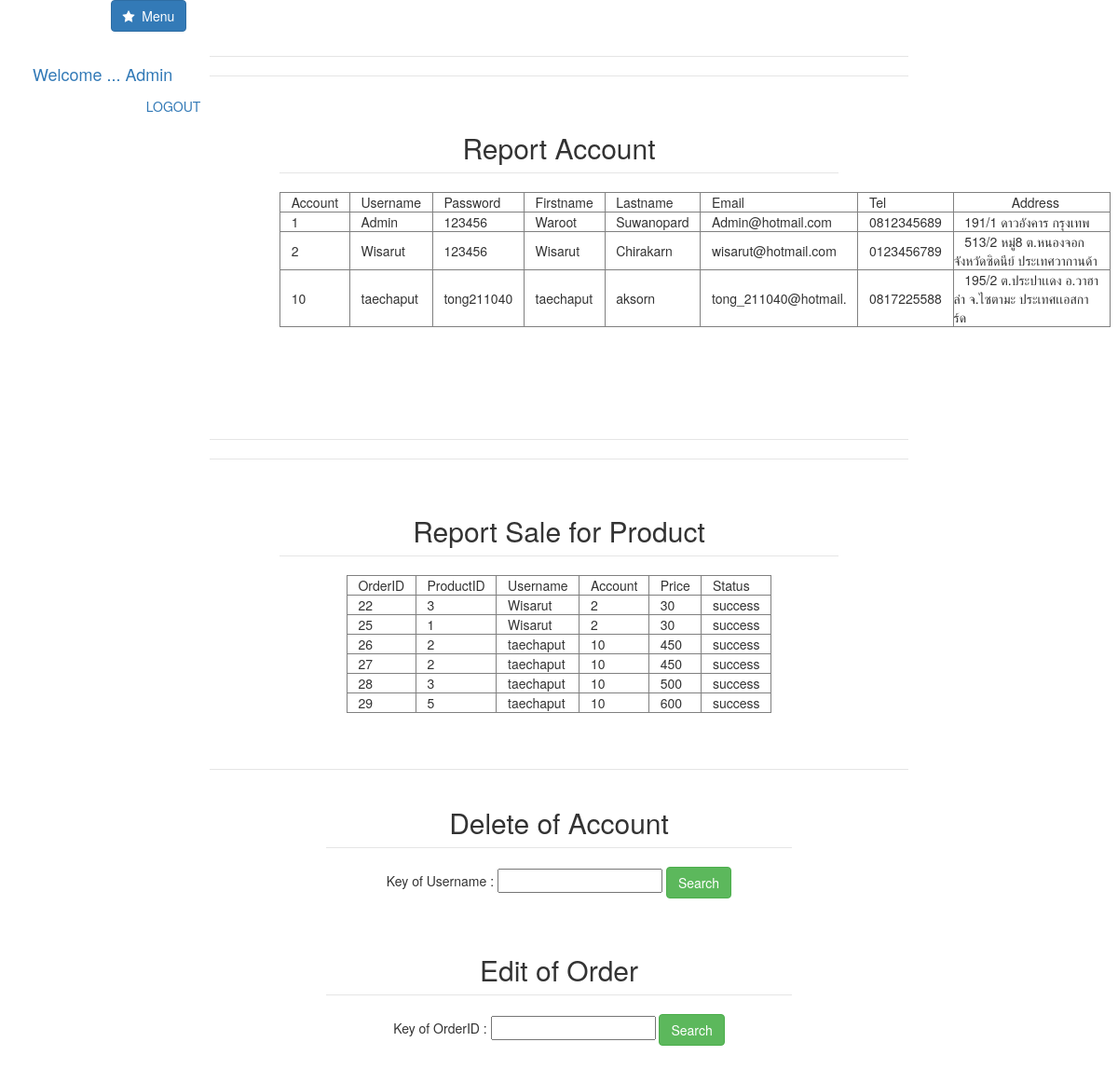
The page /scss/admin.php (signed in) on the database its author committed.
### tables this page shows
CREATE TABLE `account` (
  `Account` int(10) NOT NULL,
  `Username` char(20) NOT NULL,
  `Password` char(20) NOT NULL,
  `Firstname` char(20) NOT NULL,
  `Lastname` char(20) NOT NULL,
  `Email` char(20) NOT NULL,
  `Tel` varchar(20) NOT NULL,
  `Address` varchar(200) NOT NULL
);

CREATE TABLE `selllist` (
  `OrderID` int(20) NOT NULL,
  `ProductID` int(20) DEFAULT NULL,
  `Username` char(30) DEFAULT NULL,
  `Account` int(20) DEFAULT NULL,
  `Price` int(20) DEFAULT NULL,
  `Status` char(30) DEFAULT NULL
);

### scss/admin.php (the view, shortened to what this page needs)
<!DOCTYPE html>
<html lang="en">
<head>
    <link href="vendor/bootstrap/css/bootstrap.min.css" rel="stylesheet">
    <link href="vendor/font-awesome/css/font-awesome.min.css" rel="stylesheet" type="text/css">
    <nav class="navbar navbar-custom navbar-fixed-top" role="navigation">
        <div class="container">
            <div class="navbar-header">
                <div align="right">
                <div class="card-body">
                                        <button type="button" class="btn btn-primary">
                                            <i class="fa fa-star"></i>&nbsp; Menu</button>
                  <br>
                  <br>
                  <a class="navbar-brand page-scroll" href="#page-top">
                    <i class="fa  fa-user-o"></i> <span class="light">
                      <?php
                      if($_SESSION['Uuser']=='')
                      {
                        header("location:error2.php");
                      }
                      else
                      {
                        echo " Welcome ... ". $_SESSION["Uuser"];
                      }
                       ?>
                    </span>
                  </a></div>
            </div>
                <div class="collapse navbar-collapse navbar-right navbar-main-collapse">
                    <div align="right">
                      <ul class="nav navbar-nav">
                          <a class="page-scroll" href="signin.php">LOGOUT</a>
                      </ul>
                    </div>
            </div>
        </div>
    </nav>
<br>
<br>
<br>
    <section id="about" class="container content-section text-center">
        <div class="row">
            <div class="col-lg-8 col-lg-offset-2">
                  <legend></legend>
                  <legend></legend>
                <br>
              <center>
              <fieldset style="width:600px;"><legend><b><h2 align="center">Report  Account</h2></b></legend>
                <?php
                          $connect = mysqli_connect("localhost","root","12345678","movie");
                          $sql = 'SELECT * from account';
                          $result = mysqli_query($connect,$sql);
                          if(!$result){
                              echo ('Can not access database');
                          }else{
                            echo '<table border="1" cellpading="5" cellspacing="5">';
                            echo '<tr>';
                            echo '<td>';
                            echo '&nbsp;&nbsp;&nbsp;Account&nbsp;&nbsp;&nbsp;';
                            echo '</td>';
                            echo '<td>';
                            echo '&nbsp;&nbsp;&nbsp;Username&nbsp;&nbsp;&nbsp;';
                            echo '</td>';
                            echo '<td>';
                            echo '&nbsp;&nbsp;&nbsp;Password&nbsp;&nbsp;&nbsp;';
                            echo '</td>';
                            echo '<td>';
                            echo '&nbsp;&nbsp;&nbsp;Firstname&nbsp;&nbsp;&nbsp;';
                            echo '</td>';
                            echo '<td>';
                            echo '&nbsp;&nbsp;&nbsp;Lastname&nbsp;&nbsp;&nbsp;';
                            echo '</td>';
                            echo '<td>';
                            echo '&nbsp;&nbsp;&nbsp;Email&nbsp;&nbsp;&nbsp;';
                            echo '</td>';
                            echo '<td>';
                            echo '&nbsp;&nbsp;&nbsp;Tel&nbsp;&nbsp;&nbsp;';
                            echo '</td>';
							echo '<td>';
							echo '&nbsp;&nbsp;&nbsp;&nbsp;&nbsp;&nbsp;&nbsp;&nbsp;&nbsp;&nbsp;&nbsp;&nbsp;&nbsp;&nbsp;&nbsp;&nbsp;Address&nbsp;&nbsp;&nbsp;&nbsp;&nbsp;&nbsp;&nbsp;&nbsp;&nbsp;&nbsp;&nbsp;&nbsp;&nbsp;&nbsp;';
                            echo '</td>';
                            while($row = mysqli_fetch_assoc($result)){
                                echo '<tr>';
                                      while(list($key,$value) =each($row)){
                                                                        if($value==''){
                                                                          echo '<td>'.'&nbsp;'.'</td>';
                                                                                      }else{
                                                                            echo '<td>&nbsp;&nbsp;&nbsp;'.$value.'&nbsp;&nbsp;&nbsp;</td>';
                                                                                            }
                                                                          }echo '</tr>';
                                                                        }echo '</table>';
                            }
                     ?>
                     </fieldset>
                   </center>
            </div>
        </div>
    </section>
    <br>
    <br>
    <br>
    <br>
    <br>
    <br>
    <section id="contact" class="container content-section text-center">
        <div class="row">
            <div class="col-lg-8 col-lg-offset-2">
              <form name="frmSearch" method="get" action="">
                      <legend></legend>
                      <legend></legend>
                      <br>
                      <center>
                      <fieldset style="width:600px;"><legend><b><h2 align="center">Report  Sale for Product</h2></b></legend>
                        <?php
                                  $connect = mysqli_connect("localhost","root","12345678","movie");
                                  $sql = 'SELECT * from selllist';
                                  $result = mysqli_query($connect,$sql);
                                  if(!$result){
                                      echo ('Can not access database');
                                  }else{
                                    echo '<table border="1" cellpading="5" cellspacing="5" align="center">';
                                    echo '<tr>';
                                    echo '<td>';
                                    echo '&nbsp;&nbsp;&nbsp;OrderID&nbsp;&nbsp;&nbsp;';
                                    echo '</td>';
                                    echo '<td>';
                                    echo '&nbsp;&nbsp;&nbsp;ProductID&nbsp;&nbsp;&nbsp;';
                                    echo '</td>';
                                    echo '<td>';
                                    echo '&nbsp;&nbsp;&nbsp;Username&nbsp;&nbsp;&nbsp;';
                                    echo '</td>';
                                    echo '<td>';
                                    echo '&nbsp;&nbsp;&nbsp;Account&nbsp;&nbsp;&nbsp;';
                                    echo '</td>';
                                    echo '<td>';
                                    echo '&nbsp;&nbsp;&nbsp;Price&nbsp;&nbsp;&nbsp;';
                                    echo '</td>';
                                    echo '<td>';
                                    echo '&nbsp;&nbsp;&nbsp;Status&nbsp;&nbsp;&nbsp;';
                                    echo '</td>';
                                    while($row = mysqli_fetch_assoc($result)){
                                        echo '<tr>';
                                              while(list($key,$value) =each($row)){
                                                                                if($value==''){
                                                                                  echo '<td>'.'&nbsp;'.'</td>';
                                                                                              }else{
                                                                                    echo '<td>&nbsp;&nbsp;&nbsp;'.$value.'&nbsp;&nbsp;&nbsp;</td>';
                                                                                                    }
                                                                                  }echo '</tr>';
                                                                                }echo '</table>';
                                    }
                             ?>
                             </fieldset>
                           </center>
                       </form>
            </div>
        </div>
  </section>
  <br>
  <br>
  <br>
     <section id="contact" class="container content-section text-center">
         <div class="row">
             <div class="col-lg-8 col-lg-offset-2">
                       <legend></legend>
                       <center>
                         <table>
                         <fieldset style="width:500px;"><legend><b><h2 align="center">Delete of Account</h2></b></legend>
                         <form name="frmSearch" method="post" action="search.php">
                         Key of Username :
                         <input type="text" name="search">
                         <input type='submit' value='Search' class="btn btn-success">
                         </fieldset>
                       </table>
             </div>
         </div>
   </section>
   <br>
   <br>
      <section id="contact" class="container content-section text-center">
          <div class="row">
              <div class="col-lg-8 col-lg-offset-2">
                        <center>
                          <table>
                          <fieldset style="width:500px;"><legend><b><h2 align="center">Edit of Order</h2></b></legend>
                          <form name="frmSearch" method="post" action="search2.php">
                          Key of OrderID :
                          <input type="text" name="search">
                          <input type='submit' value='Search' class="btn btn-success">
                          </fieldset>
                        </table>
                        <br>
                        <br>
              </div>
          </div>
    </section>
<body bgcolor="#CCFFFF">
<body bgcolor="rgb(204,255,255)">
</body>
</html>

### rows shown on the page
account: value "1", Username "Admin", value "123456", Firstname "Waroot", Lastname "Suwanopard", Email "Admin@hotmail.com", value "0812345689", Address "191/1 ดาวอังคาร กรุงเทพ"
account: value "2", Username "Wisarut", value "123456", Lastname "Chirakarn", Email "wisarut@hotmail.com", value "0123456789", Address "513/2 หมู่8 ต.หนองจอก จังหวัดซิดนีย์ ประเทศวากานด้า"
account: value "10", Username "taechaput", Password "tong211040", Lastname "aksorn", Email "tong_211040@hotmail.", value "0817225588", Address "195/2 ต.ประปาเเดง อ.วาฮาล่า จ.ไซตามะ ประเทศเเอสการ์ด"
selllist: value "22", value "3", value "Wisarut", value "2", value "30", Status "success"
selllist: value "25", value "1", value "Wisarut", value "2", value "30", value "success"
selllist: value "26", value "2", value "taechaput", value "10", value "450", value "success"
selllist: value "27", value "2", value "taechaput", value "10", value "450", value "success"
selllist: value "28", value "3", value "taechaput", value "10", value "500", value "success"
selllist: value "29", value "5", value "taechaput", value "10", value "600", value "success"

### other values the page prints
$_SESSION["Uuser"] "Admin"
